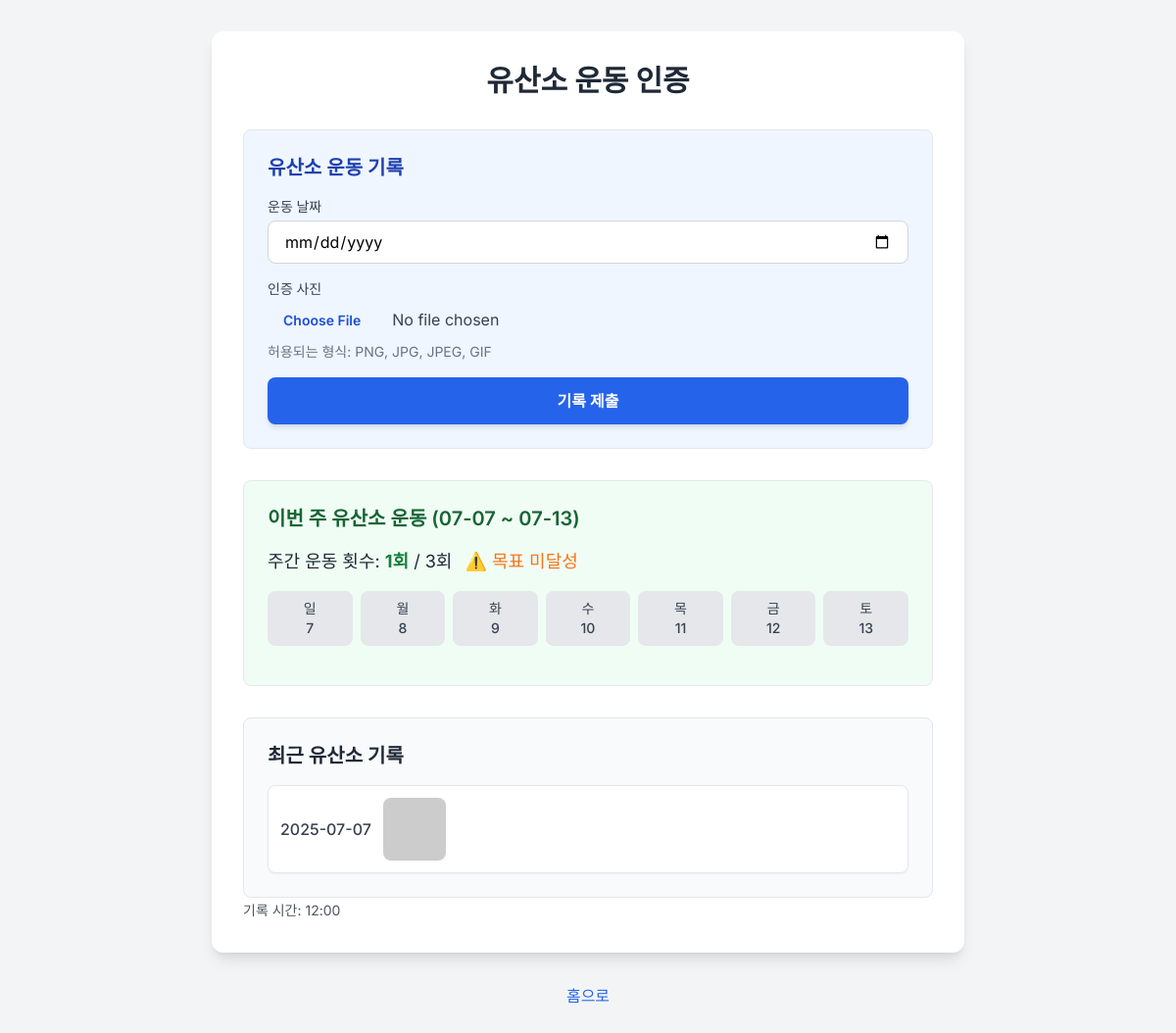
Before: /cardio (signed in) with the older database file.
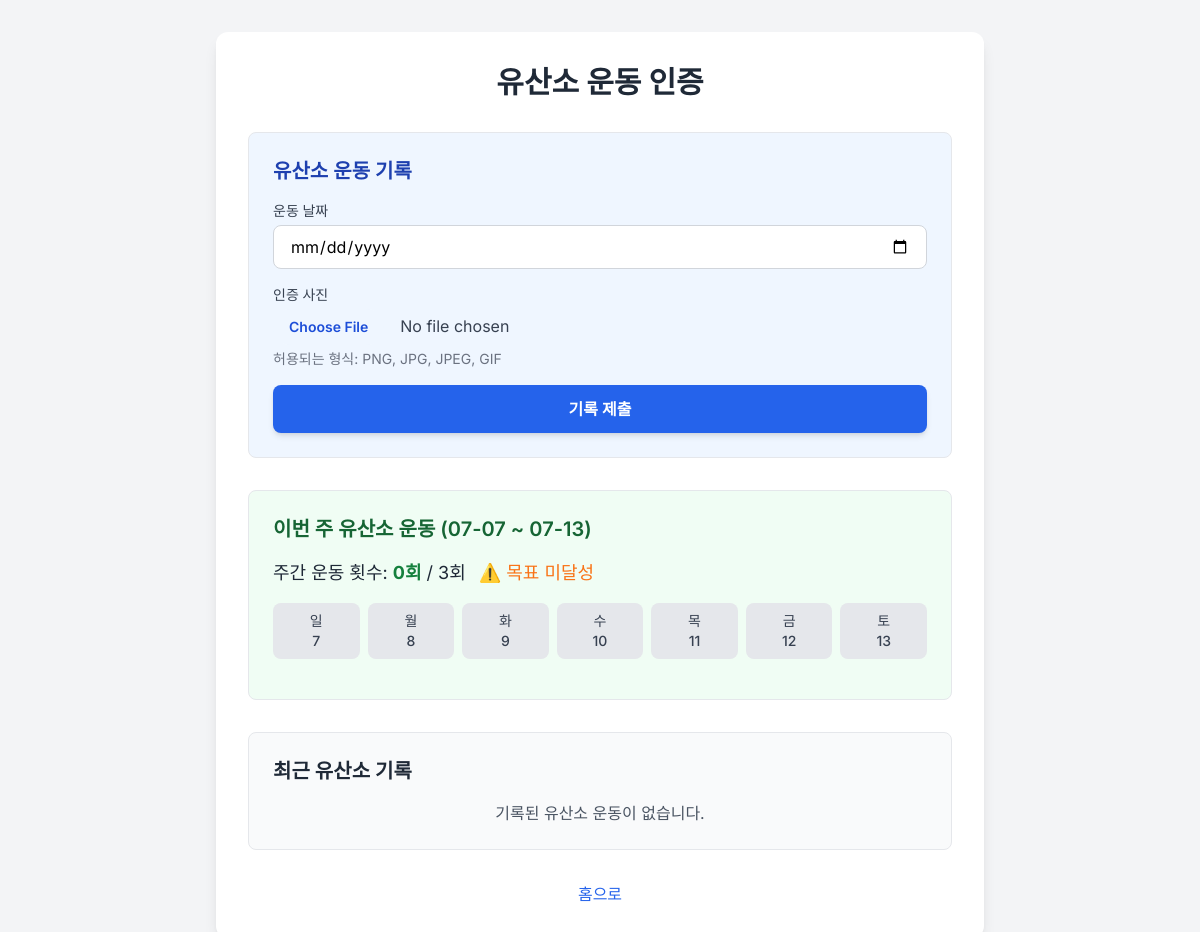
After: the same page with the newer database file.
### app.py (models this page shows, shortened)
class Cardio(db.Model):
    id = db.Column(db.Integer, primary_key=True)
    user_id = db.Column(db.Integer, db.ForeignKey('user.id'), nullable=False)
    date = db.Column(db.Date, nullable=False)
    image_filename = db.Column(db.String(120), nullable=True)
    timestamp = db.Column(db.DateTime, default=datetime.now, nullable=False)
    user = db.relationship('User', backref=db.backref('cardio_logs', lazy=True))

### app.py (the view, shortened to what this page needs)
@app.route('/cardio', methods=['GET', 'POST'])
def cardio():
    if 'user_id' not in session or session.get('role') != 'sub':
        flash("권한이 없습니다.", 'error')
        return redirect(url_for('login'))
    user_id = session['user_id']
    today = datetime.now().date()
    start_of_week = today - timedelta(days=today.weekday())
    end_of_week = start_of_week + timedelta(days=6)
    weekly_dates = [start_of_week + timedelta(days=i) for i in range(7)]
    weekly_cardio_logs = Cardio.query.filter(
        Cardio.user_id == user_id,
        Cardio.date >= start_of_week,
        Cardio.date <= end_of_week
    ).order_by(Cardio.timestamp.desc()).all()
    weekly_count = len(weekly_cardio_logs)
    recent_logs = Cardio.query.filter_by(user_id=user_id).order_by(Cardio.timestamp.desc()).limit(7).all()
    return render_template('cardio.html',
                           weekly_cardio_logs=weekly_cardio_logs,
                           start_of_week=start_of_week,
                           end_of_week=end_of_week,
                           weekly_count=weekly_count,
                           recent_logs=recent_logs,
                           weekly_dates=weekly_dates)

### templates/cardio.html (shortened to what this page needs)
{% extends "base.html" %}
{% from '_macros.html' import format_currency %}
{% block content %}
<div class="bg-white p-8 rounded-xl shadow-lg w-full max-w-3xl mx-auto">
  <h2 class="text-3xl font-bold text-center text-gray-800 mb-8">유산소 운동 인증</h2>
  <div class="mb-8 p-6 border border-gray-200 rounded-lg bg-blue-50">
    <h3 class="text-xl font-semibold text-blue-800 mb-4">유산소 운동 기록</h3>
    <form method="post" action="{{ url_for('cardio') }}" enctype="multipart/form-data" class="space-y-4">
      <div>
        <label for="cardio_date" class="block text-sm font-medium text-gray-700 mb-1">운동 날짜</label>
        <input type="date" id="cardio_date" name="cardio_date" required
               class="w-full px-4 py-2 border border-gray-300 rounded-lg focus:outline-none focus:ring-2 focus:ring-blue-500">
      </div>
      <div>
        <label for="image" class="block text-sm font-medium text-gray-700 mb-1">인증 사진</label>
        <input type="file" id="image" name="image" accept="image/*" required
               class="w-full text-gray-700 file:mr-4 file:py-2 file:px-4 file:rounded-full file:border-0 file:text-sm file:font-semibold file:bg-blue-50 file:text-blue-700 hover:file:bg-blue-100">
        <p class="mt-1 text-sm text-gray-500">허용되는 형식: PNG, JPG, JPEG, GIF</p>
      </div>
      <button type="submit"
              class="w-full bg-blue-600 text-white py-3 rounded-lg font-semibold hover:bg-blue-700 transition duration-300 shadow-md">
        기록 제출
      </button>
    </form>
  </div>
  <div class="mb-8 p-6 border border-gray-200 rounded-lg bg-green-50">
    <h3 class="text-xl font-semibold text-green-800 mb-4">이번 주 유산소 운동 ({{ start_of_week.strftime('%m-%d') }} ~ {{ end_of_week.strftime('%m-%d') }})</h3>
    <p class="text-gray-800 text-lg mb-4">
      주간 운동 횟수: <span class="font-bold text-green-700">{{ weekly_count }}회</span> / 3회
      {% if weekly_count >= 3 %}
        <span class="text-green-500 ml-2">✅ 목표 달성!</span>
      {% else %}
        <span class="text-orange-500 ml-2">⚠️ 목표 미달성</span>
      {% endif %}
    </p>
    <div class="grid grid-cols-7 gap-2 text-center text-sm font-medium text-gray-700 mb-4">
      {% set days_of_week = ['일', '월', '화', '수', '목', '금', '토'] %}
      {% for current_date in weekly_dates %}
        {% set has_log = false %}
        {% for log in weekly_cardio_logs %}
          {% if log.date == current_date %}
            {% set has_log = true %}
          {% endif %}
        {% endfor %}
        <div class="p-2 rounded-lg {% if has_log %}bg-green-200{% else %}bg-gray-200{% endif %}">
          {{ days_of_week[loop.index0] }}<br>{{ current_date.day }}
        </div>
      {% endfor %}
    </div>
  </div>
  <div class="p-6 border border-gray-200 rounded-lg bg-gray-50">
    <h3 class="text-xl font-semibold text-gray-800 mb-4">최근 유산소 기록</h3>
    {% if recent_logs %}
      <ul class="space-y-3">
        {% for log in recent_logs %}
          <li class="bg-white p-3 rounded-lg shadow-sm border border-gray-200 flex items-center">
            <span class="font-medium text-gray-700 mr-3">{{ log.date.strftime('%Y-%m-%d') }}</span>
            {% if log.image_filename %}
              <img src="{{ url_for('uploaded_file', filename=log.image_filename) }}"
                   alt="인증샷"
                   class="w-16 h-16 object-cover rounded-lg shadow-sm mr-3"
                   onerror="this.onerror=null; this.src='https://placehold.co/64x64/cccccc/333333?text=N/A';"
                >
              </div>
            {% endif %}
            <span class="text-gray-600 text-sm">기록 시간: {{ log.timestamp.strftime('%H:%M') }}</span>
        {% endfor %}
    {% else %}
      <p class="text-center text-gray-600">기록된 유산소 운동이 없습니다.</p>
    {% endif %}
  </div>
  <div class="mt-8 text-center">
    <a href="{{ url_for('home') }}" class="inline-block text-blue-600 hover:underline font-medium">홈으로</a>
  </div>
</div>
{% endblock %}

Changed rows visible on the page:
removed Cardio: date "2025-07-07", timestamp "12:00"
Other visible differences:
{{ weekly_count }}: "1" → "0"
text now shown: "기록된 유산소 운동이 없습니다."
